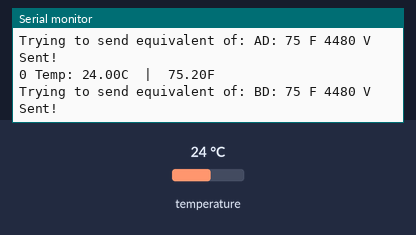
Recording of a sketch running on a simulated Arduino Uno, built with avr-gcc and run on an emulated ATmega328P. Parts: the last lines printed to the serial monitor. Inputs (shaded band) come from the test bench; at power-on: temperature 24 °C. No radio packets arrive unless stated.

Above: at 7.3 s.
7.4 s: temperature set to 12 °C
At 13.4 s:
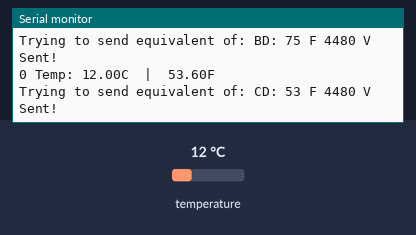
19.3 s: temperature set to 19 °C
At 25.4 s:
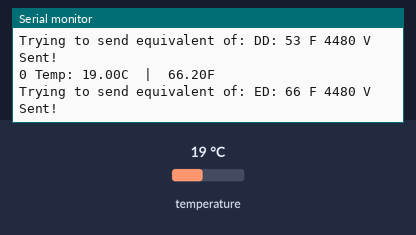
Timing chart, 0 to 26.9 s (numbered marks = the images above; inputs shaded):
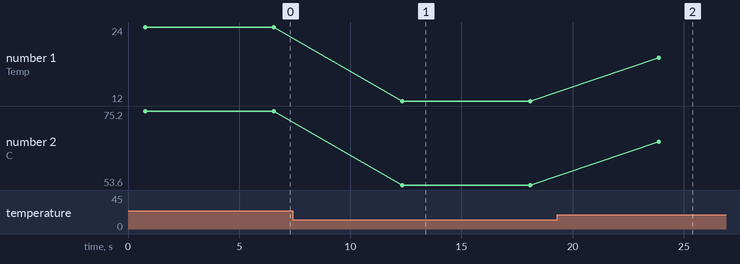

The sketch:

nrf_sender.ino
```cpp
#include <RF24.h>
#include <OneWire.h>
#include <DallasTemperature.h>
#include "data.h"

#define countof(a) (sizeof(a) / sizeof(a[0]))

// A=Aaron's room
// b=basement
// D=Den
// g or G=garage
// F=Florida room
// H=Here (Kitchen)
// M=Master br
// O=Office
// D=Den
#define ID 'D'

// Default/average:
#define VCC_FACTOR 1008000L

#define MAX_TRIES 4

// Data wire is plugged into digital pin 2 on the pcbs
#define ONE_WIRE_BUS 2

// Set up a oneWire instance to communicate with any OneWire device
OneWire oneWire(ONE_WIRE_BUS);

// Pass oneWire reference to DallasTemperature library
DallasTemperature sensors(&oneWire);
// Number of thermometers
int deviceCount;

// NRF24L01+
RF24 radio(9, 8);  // CE, CSN

// Address through which two modules communicate.
const byte address[6] = "flori";


struct Data data;

void setup() {
  data.id = ID;
  Serial.begin(9600);
  Serial.println("Hello nrf_sender");

  radio.begin();
  radio.setChannel(0x66);
  radio.setPALevel(RF24_PA_MAX);
  radio.setRetries(15, 15);

  // Set this module as transmitter
  radio.stopListening();

  // Set the address
  radio.openWritingPipe(address);

  sensors.begin();  // Start up the DS18B library

  Serial.print("Locating DS18Bs...");
  Serial.print("Found ");
  deviceCount = sensors.getDeviceCount();
  Serial.print(deviceCount);
  Serial.println(" devices.");
}

int counter = 0;

void loop() {
  // Send command to all the sensors for temperature conversion
  sensors.requestTemperatures();

  float sendingTemp;

  // Display temperature from each sensor
  for (int i = 0; i < deviceCount; ++i) {
    Serial.print(i);
    Serial.print(" Temp: ");
    float tempC = sensors.getTempCByIndex(i);
    Serial.print(tempC);
    Serial.print("C  |  ");
    float tempF = DallasTemperature::toFahrenheit(tempC);
    if (i == 0) {
      sendingTemp = tempF;
    }
    Serial.print(tempF);
    Serial.println("F");
  }

  // Send message to receiver
  data.tempF = sendingTemp;
  short vcc = (short) readVcc();
  data.voltage = vcc;
  data.counter = 'A' + counter;

  char text[32];
  snprintf_P(text,
             countof(text),
             PSTR("%c%c: %d F %d V"),
             data.counter,
             data.id,
             (short)data.tempF,
             data.voltage
            );
  Serial.print("Trying to send equivalent of: "); Serial.println(text);

  int tries = 0;
  for (; tries < MAX_TRIES && !radio.write(&data, sizeof(data)); ++tries ) {
    Serial.println("Not connected...");
    delay((tries + 1) * 300);
  }
  if (tries == MAX_TRIES) {
    Serial.println("Gave up...");
  } else {
    Serial.println("Sent!");
  }
  counter++;
  if (counter == 26) counter = 0;

  delay(5000);
}


long readVcc() {
  ADMUX = _BV(REFS0) | _BV(MUX3) | _BV(MUX2) | _BV(MUX1);

  // Wait for Vref to settle
  delay(10);

  ADCSRA |= _BV(ADSC);
  // Convert
  while (bit_is_set(ADCSRA, ADSC));

  // Read 1.1V reference against AVcc
  long result = ADCL;
  result |= ADCH << 8;

  // Back-calculate AVcc in mV
  result = VCC_FACTOR / result;
  return result;
}
```

data.h
```cpp
// Data sent to the base. NOTE: Field order is significant.
// Also, on the Nano, an int is 2 bytes but on the ESP8266 it's 4 bytes, so we use short.
struct Data {
  char counter; // Counter, A-Z
  char id;      // One-letter ID of this sender. Second slot for historical reasons.
  short voltage;  // mV
  float tempF;
};
```

Measured:
- after the input at 7.4 s, the serial monitor: prints a new line after 4.9 s (image 1)
- after the input at 19.3 s, the serial monitor: prints a new line after 4.6 s (image 2)
- plotted number 1: 24 → 12 after the input at 7.4 s, 12 → 19 after the input at 19.3 s
- plotted number 2: 75.2 → 53.6 after the input at 7.4 s, 53.6 → 66.2 after the input at 19.3 s
